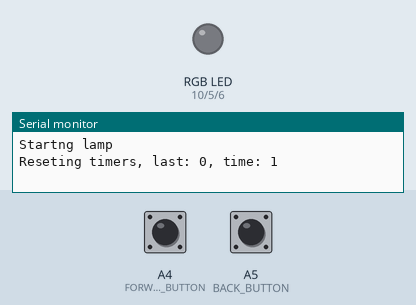
Bench run of a sketch on a simulated Arduino Uno, built with avr-gcc and run on an emulated ATmega328P. On the bench: an RGB LED mixed from three pins (HIGH = lit), the last lines printed to the serial monitor. The inputs (shaded band) are chosen by the test bench; at power-on: A4 (FORWARD_BUTTON) HIGH, A5 (BACK_BUTTON) HIGH. Dim RGB values are drawn brighter than linear.

Above: at 1.2 s.
1.3 s: A4 (FORWARD_BUTTON) pulled LOW for 3.2 s
At 4.6 s:
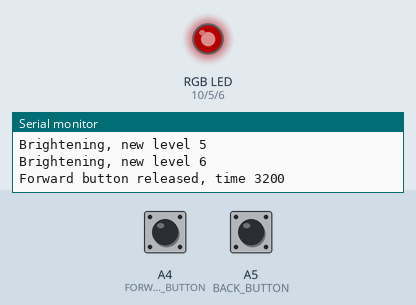
6.0 s: A5 (BACK_BUTTON) pulled LOW for 0.15 s
At 9.0 s:
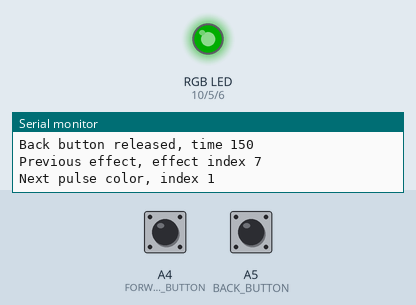
9.1 s: A4 (FORWARD_BUTTON) pulled LOW for 1 s
12.7 s: A4 (FORWARD_BUTTON) pulled LOW for 0.15 s
14.3 s: A5 (BACK_BUTTON) pulled LOW for 0.15 s
At 14.9 s:
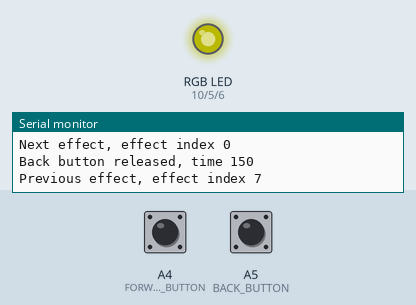
17.4 s: A4 (FORWARD_BUTTON) pulled LOW for 1 s
At 17.91 s:
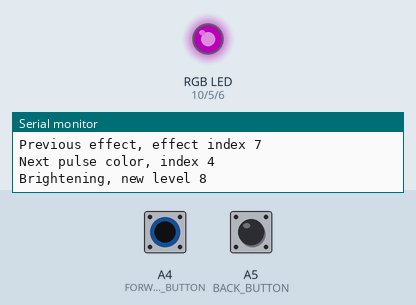
Timing chart, 0 to 24.6 s (numbered marks = the images above; inputs shaded):
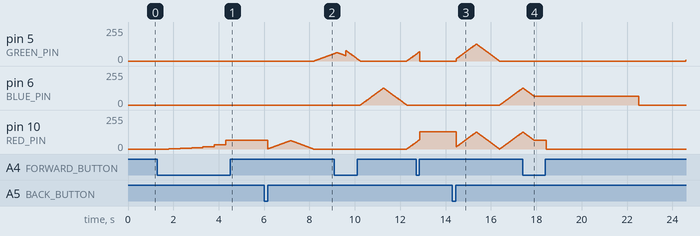

Measured:
- after the input at 1.3 s, pin 10 (RED_PIN): moves from 0/255 to 64/255 over 2.5 s, starting after 0.50 s
- after the input at 6.0 s, pin 5 (GREEN_PIN): moves from 0/255 to 56/255 over 0.88 s, starting after 2.2 s
- after the input at 14.3 s, pin 5 (GREEN_PIN): rises from 0/255 to 126/255 in 0.88 s, then falls to 0/255 in 1.0 s; pin 6 (BLUE_PIN): moves from 0/255 to 126/255 over 1.0 s, starting after 2.1 s
- after the input at 17.4 s, pin 5 (GREEN_PIN): stops changing and stays 0/255; pin 6 (BLUE_PIN): goes on until 17.9 s, then stays 67/255
- by itself, pin 6 (BLUE_PIN): rises from 0/255 to 126/255 in 1.0 s, then falls to 0/255 in 1.0 s

The sketch:

colorful_lamp.ino
```cpp
// LED stuff

int MAX_LEVEL = 8;
int levels[] = {0,2,4,8,16,32,64,128,255};

int RED_PIN = 10;
int GREEN_PIN = 5;
int BLUE_PIN = 6;

int BACK_BUTTON = A5;
int FORWARD_BUTTON = A4;

long backButtonStart = 0;
long forwardButtonStart = 0;

long lastBackButtonStep = 0;
long lastForwardButtonStep = 0;

boolean backButtonDown = false;
boolean forwardButtonDown = false;

int levelIndex = 0;

long lastTime = 0;

void setup() {
  Serial.begin(115200);

  // Setting up LEDs

  pinMode(BACK_BUTTON, INPUT);
  digitalWrite(BACK_BUTTON, HIGH); // connect internal pull-up

  pinMode(FORWARD_BUTTON, INPUT);
  digitalWrite(FORWARD_BUTTON, HIGH); // connect internal pull-up
  Serial.println("Startng lamp");
}

boolean eventProcessed = false;

void loop() {
  eventProcessed = false;
  long t = millis();
  if (lastTime == t) {
     delay (1);
     return;
  }
  if ((lastTime == 0) || (lastTime > t)) {
    Serial.print("Reseting timers, last: ");
    Serial.print (lastTime);
    Serial.print (", time: ");
    Serial.println (t);
    lastTime = t;
    lastBackButtonStep = t;
    lastForwardButtonStep = t;
    backButtonStart = t;
    forwardButtonStart = t;
    delay(10);
    return;
  }
  if (!backButtonDown) {
    backButtonStart = t;
    lastBackButtonStep = t;
  }
  if (!forwardButtonDown) {
    forwardButtonStart = t;
    lastForwardButtonStep = t;
  }
  boolean newBackButtonDown = (digitalRead(BACK_BUTTON) == LOW);
  boolean newForwardButtonDown = (digitalRead(FORWARD_BUTTON) == LOW);
  // Button released, check length
  if (!newBackButtonDown && backButtonDown) {
    Serial.print("Back button released, time ");
    Serial.println((t - backButtonStart));
    if ((t - backButtonStart) > 30 && (t-backButtonStart) < 300) {
      if (levelIndex == 0) {
        switchOn();
      } else {
        previousEffect();
      }
    }
  } else if (backButtonDown) { // Holding button
    if (t - lastBackButtonStep > 500) {
      lastBackButtonStep = t;
      dim();
    }
  }
  if (!newForwardButtonDown && forwardButtonDown) {
    Serial.print("Forward button released, time ");
    Serial.println((t - forwardButtonStart));
    if ((t - forwardButtonStart) > 30 && (t-forwardButtonStart) < 300) {
      if (levelIndex == 0) {
        switchOn();
      } else {
        nextEffect();
      }
    }
  } else if (forwardButtonDown) { // Holding button
    if (t - lastForwardButtonStep > 500) {
      lastForwardButtonStep = t;
      brighten();
    }
  }
  forwardButtonDown = newForwardButtonDown;
  backButtonDown = newBackButtonDown;
  if (lastTime != t) { // Change color only if at least a milli has passed
    setColor(t);
  }
  lastTime = t;
}

void switchOn() {
  if (eventProcessed) {
    Serial.println("Multiple events");
    return;
  }
  Serial.println("Switching on");
  levelIndex = 1;
  eventProcessed = true;
}

void dim() {
  if (eventProcessed) {
    Serial.println("Multiple events");
    return;
  }
  levelIndex--;
  if (levelIndex < 0) {
    levelIndex = 0;
  }
  Serial.print("Dimming, new level ");
  Serial.println(levelIndex);
  eventProcessed = true;
}

void brighten() {
  if (eventProcessed) {
    Serial.println("Multiple events");
    return;
  }
  levelIndex++;
  if (levelIndex > MAX_LEVEL) {
    levelIndex = MAX_LEVEL;
  }
  Serial.print("Brightening, new level ");
  Serial.println(levelIndex);
  eventProcessed = true;
}

long red = 0;
long green = 0;
long blue = 0;

int index = 0;
int maxIndex = 7;

int reds[] =   {255,0,0,  255,255,0,  255};
int greens[] = {0,255,0,  255,0,255,  255};
int blues[] =  {0,0,255,  0,255,255,  255};

int pulseIndex = 0;

void nextEffect() {
  if (eventProcessed) {
    Serial.println("Multiple events");
    return;
  }
  index++;
  if (index > maxIndex) {
    index = 0;
  }
  Serial.print("Next effect, effect index ");
  Serial.println(index);
  eventProcessed = true;
}

void previousEffect() {
  if (eventProcessed) {
    Serial.println("Multiple events");
    return;
  }
  index--;
  if (index < 0) {
    index = maxIndex;
  }
  Serial.print("Previous effect, effect index ");
  Serial.println(index);
  eventProcessed = true;
}

int lastIntensity = 0;

void setColor(long time) {
  if (index == maxIndex) {
    // Determine color based on time
    long intensity = (time / 4) % 512;
    if (intensity == lastIntensity) {
      return;
    }
    lastIntensity = intensity;
    if (intensity == 0) {
      pulseIndex++;
      Serial.print("Next pulse color, index ");
      if (pulseIndex == maxIndex) {
        pulseIndex = 0;
      }
      Serial.println(pulseIndex);
    }
    if (intensity > 255) {
      intensity = 511 - intensity;
    }
    red = (reds[pulseIndex] * intensity) / 255;
    green = (greens[pulseIndex] * intensity) / 255;
    blue = (blues[pulseIndex] * intensity) / 255;
  } else {
    red = reds[index];
    green = greens[index];
    blue = blues[index];
  }
  analogWrite(RED_PIN, (int)(red * levels[levelIndex] / 255));
  analogWrite(GREEN_PIN, (int)(green * levels[levelIndex] / 255));
  analogWrite(BLUE_PIN, (int)(blue * levels[levelIndex] / 255));
}
```
